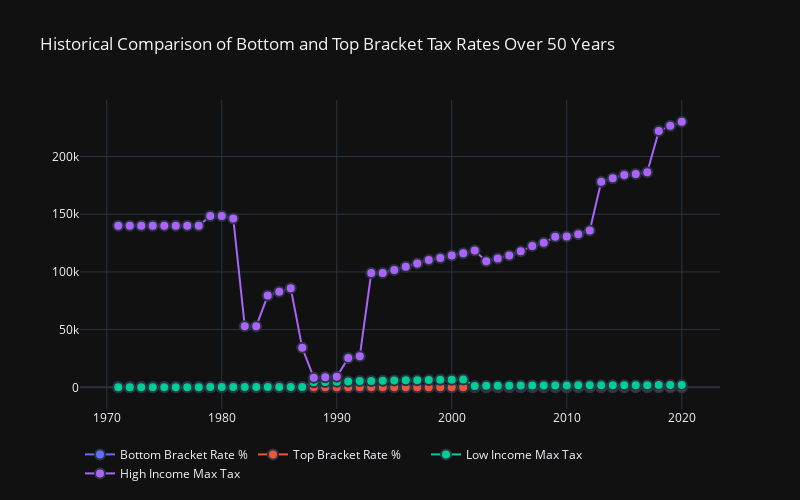

The notebook cell saved with this chart:
### Code cell
fig.add_trace(go.Scatter(x = df_simple['Year'].head(50),y = df_simple['Low Income Max Tax'].head(50),
                    mode='lines+markers',
                    name='Low Income Max Tax'))
fig.add_trace(go.Scatter(x = df_simple['Year'].head(50),y = df_simple['High Income Max Tax'].head(50),
                    mode='lines+markers',
                    name='High Income Max Tax'))
fig.update_traces(mode='lines+markers', marker_line_width=2, marker_size=10)

fig.update_layout(autosize=False, width=800,height=500, legend_orientation="h", template = 'plotly_dark')
title="Comparison of Maximum Tax Amounts for Low and High Income Brackets Over 50 Years"
fig.show()
